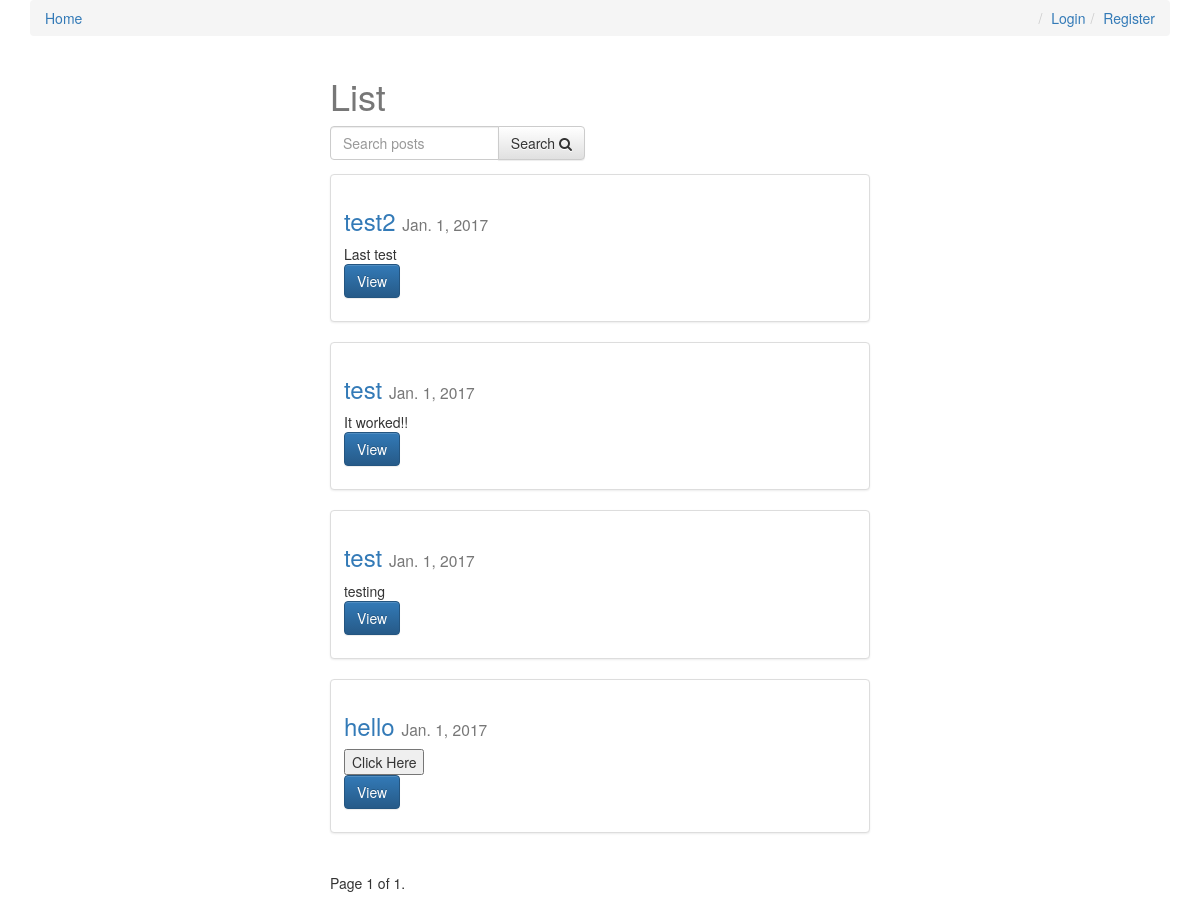
The page / on the database its author committed.
### posts/models.py (models this page shows, shortened)
class Post(models.Model):
    user = models.ForeignKey(settings.AUTH_USER_MODEL, default=1)
    title = models.CharField(max_length=120)
    slug = models.SlugField(unique=True)
    image = models.ImageField(upload_to=upload_location,
            null=True,
            blank=True,
            width_field="width_field",
            height_field="height_field")
    height_field = models.IntegerField(default=0)
    width_field = models.IntegerField(default=0)
    content = models.TextField()
    draft = models.BooleanField(default=False)
    publish = models.DateField(auto_now=False, auto_now_add=False)
    read_time =  models.IntegerField(default=0) # models.TimeField(null=True, blank=True) #assume minutes
    updated = models.DateTimeField(auto_now=True, auto_now_add=False)
    timestamp = models.DateTimeField(auto_now=False, auto_now_add=True)
    objects = PostManager()
    def get_absolute_url(self):
        return reverse("posts:detail", kwargs={"slug": self.slug})
    class Meta:
        ordering = ["-timestamp", "-updated"]
    def get_markdown(self):
        return self.content

### posts/views.py (the view, shortened to what this page needs)
# urls.py: url(r'^$', post_list, name='list'),
def post_list(request):
	today = timezone.now().date()
	queryset_list = Post.objects.active() #.order_by("-timestamp")
	if request.user.is_staff or request.user.is_superuser:
		queryset_list = Post.objects.all()
	query = request.GET.get("q")
	print (query)
	paginator = Paginator(queryset_list, 8) # Show 25 contacts per page
	page_request_var = "page"
	page = request.GET.get(page_request_var)
	try:
		queryset = paginator.page(page)
	except PageNotAnInteger:
		queryset = paginator.page(1)
	except EmptyPage:
		queryset = paginator.page(paginator.num_pages)
	context = {
		"object_list": queryset,
		"title": "List",
		"page_request_var": page_request_var,
		"today": today,
		"result": query,
	}
	return render(request, "post_list.html", context)

### posts/models.py (called while the page is built)
    def active(self, *args, **kwargs):
        return super(PostManager, self).filter(draft=False).filter(publish__lte=timezone.now())

### templates/post_list.html (shortened to what this page needs)
{% extends "base.html" %}
{% block content %}
<div class='col-sm-6 col-sm-offset-3'>
    <h1>{{ title }}</h1>
<form method='GET' action='' class='row'>
        <div class='col-sm-6'>
            <div class='input-group'>
                <input class='form-control' type='text' name='q' placeholder='Search posts' value='{{request.GET.q}}'/>
                <span class='input-group-btn'>
                    <button class='btn btn-default' type='submit'>Search <i class="fa fa-search"></i></button>
                </span>
            </div>
        </div>
</form>
{% for obj in object_list %}
<div class="row">
  <div class="col-sm-12">
    <div class="thumbnail">
      <div class="caption post-detail-item">
        <h3><a href='{{ obj.get_absolute_url }}'>{{ obj.title|safe}}</a> <small>{{ obj.publish}}</small></h3>
        {{ obj.get_markdown|safe }}
        <p><a href="{{ obj.get_absolute_url }}" class="btn btn-primary" role="button">View</a></p>
      </div>
    </div>
  </div>
</div>
{% endfor %}
<div class="pagination">
    <span class="step-links">
        <span class="current">
            Page {{ object_list.number }} of {{ object_list.paginator.num_pages }}.
        </span>
    </span>
</div>
</div>
{% endblock content %}

### templates/base.html (shortened to what this page needs)
{% load staticfiles %}
<html>
<head>
<link rel="stylesheet" href="https://maxcdn.bootstrapcdn.com/bootstrap/3.3.6/css/bootstrap.min.css">
<link rel="stylesheet" href="https://maxcdn.bootstrapcdn.com/bootstrap/3.3.6/css/bootstrap-theme.min.css">
<link rel='stylesheet' href='https://maxcdn.bootstrapcdn.com/font-awesome/4.5.0/css/font-awesome.min.css' >
<link rel='stylesheet' href='{% static "css/base.css" %}' />
</head>
<body>
<div class='container'>
    <ol class='breadcrumb'>
        <li><a href='{% url "posts:list" %}'>Home</a></li>
        {% if not request.user.is_authenticated %}
        <li class='pull-right'><a href='{% url "register" %}'>Register</a></li>
        <li class='pull-right'><a href='{% url "login" %}'>Login</a></li>
        {% else %}
        <li class='pull-right'><a href='{% url "logout" %}'>Logout</a></li>
        {% endif %}
    </ol>
{% block content %}{% endblock content %}
</div>
</body>
</html>

### static/css/base.css (style rules this page uses)
h1 { color: #777777; }

### rows shown on the page
Post: title "test2", publish "Jan. 1, 2017", get_markdown "Last test"
Post: title "test", publish "Jan. 1, 2017", get_markdown "It worked!!"
Post: title "test", publish "Jan. 1, 2017", get_markdown "testing"
Post: title "hello", publish "Jan. 1, 2017", get_markdown "Click Here"

### other values the page prints
{{ title }} "List"
{{ object_list.number }} "1"
{{ object_list.paginator.num_pages }} "1"
